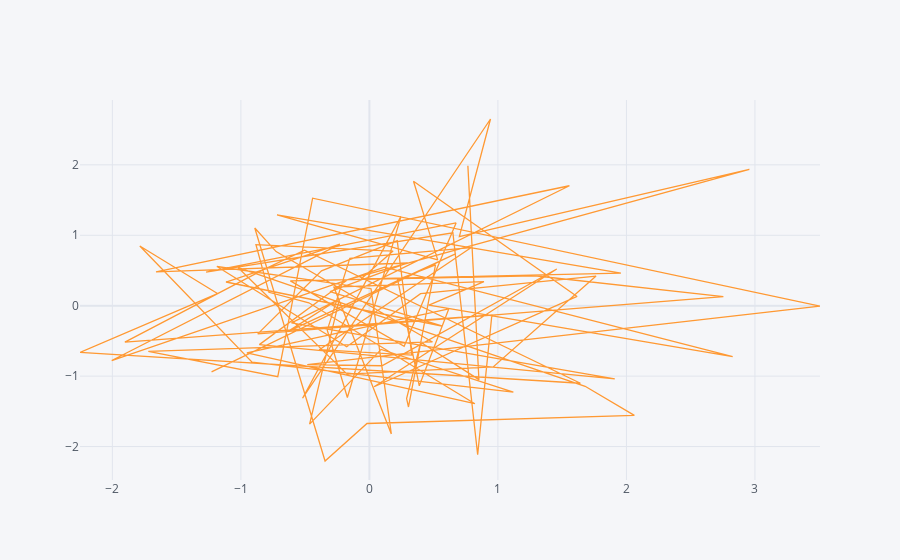

Notebook source saved alongside this figure:
### Code cell
# PLOTY - SCATTERPLOT
# Kind=
# X=
# Y=
# MARKERS - used to not connect the points
# Size - to increase size of points
df.iplot(kind='scatter',x='A',y='B')
# Looks funny we have line connecting all points - 
     #specify mode='markers'
